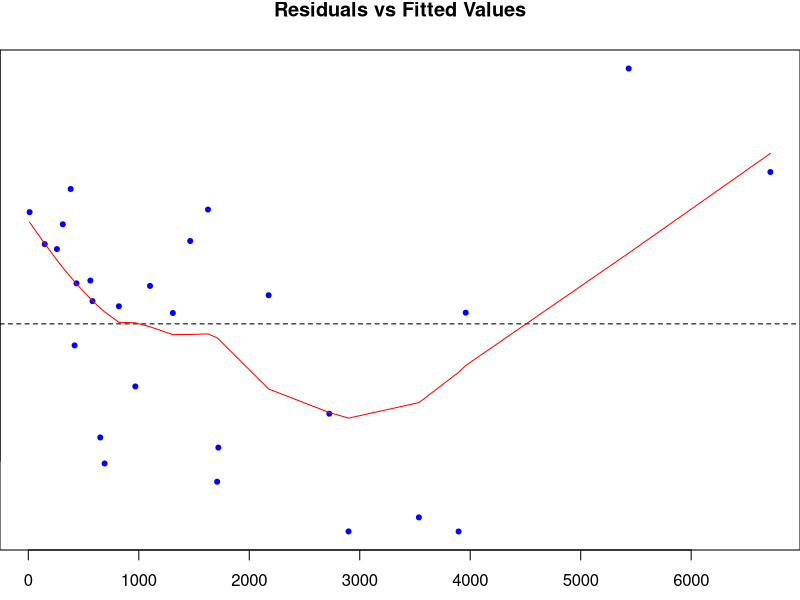
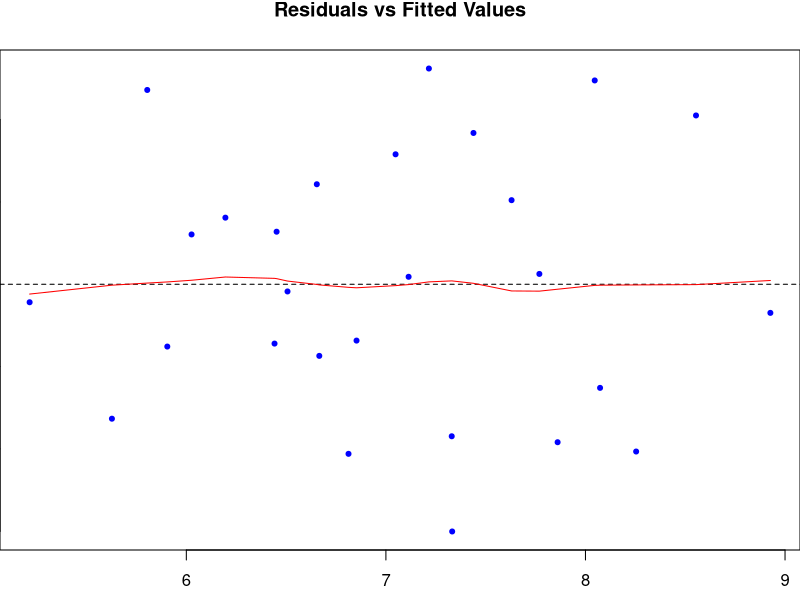

Generate these figures, in order, with R:
T=read.table("data.txt")
# print(T)
XA = T[,1]
XV = T[,2]
XD = T[,3]
R = T[,4]


print("############ a) ############")
data <- data.frame(XA, XV, XD, R)
# Fit the polymodel
polymodel <- lm(R ~ XA + XV + XD + I(XA^2) + I(XV^2) + I(XD^2) + I(XA*XV) + I(XA*XD) + I(XV*XD))
print(summary(polymodel))

   
print("############ b) ############")
# Get residuals and fitted values
residuals <- residuals(polymodel)
fitted_values <- fitted(polymodel)

# Plot residuals vs fitted values
par(pin = c(8, 5))
plot(fitted_values, residuals, xlab = "Fitted Values", ylab = "Residuals", main = "Residuals vs Fitted Values", pch = 20, col = "blue")
abline(h = 0, lty = 2)  # Add a horizontal line at zero
lines(lowess(fitted_values, residuals), col = "red")
print(anova(polymodel))
print(anova(lm(R~1)))

# calculate R^2
R2 = sum(anova(polymodel)[1:9,2])/anova(lm(R~1))[,2]
print(R2)


print("############ c) ############")
logR = log(R)
logR_polymodel <- lm(logR ~ XA + XV + XD + I(XA^2) + I(XV^2) + I(XD^2) + I(XA*XV) + I(XA*XD) + I(XV*XD))
print(summary(logR_polymodel))


print("############ d) ############")
residuals <- residuals(logR_polymodel)
fitted_values <- fitted(logR_polymodel)

# Plot residuals vs fitted values
par(pin = c(8, 5))
plot(fitted_values, residuals, xlab = "Fitted Values", ylab = "Residuals", main = "Residuals vs Fitted Values", pch = 20, col = "blue")
abline(h = 0, lty = 2)  # Add a horizontal line at zero
lines(lowess(fitted_values, residuals), col = "red")
print(anova(logR_polymodel))
print(anova(lm(logR~1)))

# calculate R^2
R2 = sum(anova(logR_polymodel)[1:9,2])/anova(lm(logR~1))[,2]
print(R2)


print("############ e) ############")
logR_simplemodel <- lm(logR ~ XA + XV + XD)
print(anova(logR_simplemodel, logR_polymodel))


print("############ f) ############")
data1 <- data.frame(XA=0,XV=1,XD=0)
pred1 <- predict(logR_simplemodel,data1,interval="confidence")
print(pred1)

data2 <- data.frame(XA=0.1,XV=1,XD=0)
pred2 <- predict(logR_simplemodel,data2,interval="confidence")
print(pred2)